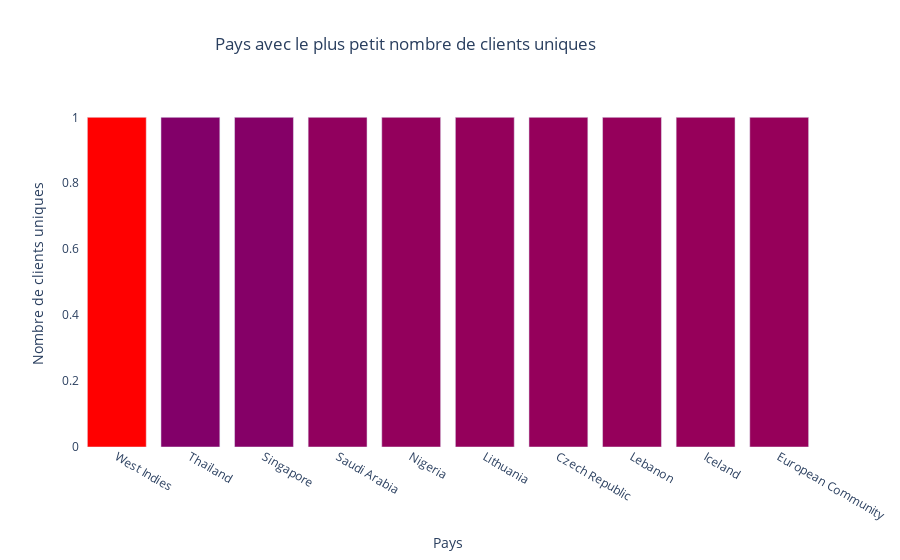

Write notebook code for a chart like this one.
### Code cell
fig = go.Figure(data=[
    go.Bar(name='Pays avec le plus petit nombre de clients uniques', 
           x=df_countries_customers_asc['Country'].astype(str), 
           y=df_countries_customers_asc['Customer Count'],
           marker_opacity=1,
           marker={'color': df_countries_customers_desc['Customer Count'],
                   'colorscale': 'Rainbow'}
          )
    ])

fig.update_layout(title='Pays avec le plus petit nombre de clients uniques',
                  title_x=0.45,
                  xaxis_title="Pays",
                  yaxis_title="Nombre de clients uniques",
                  plot_bgcolor='white')
fig.show()

### Figure 1 — Plotly figure (JSON) as saved in the notebook; plotly's stock layout.template omitted (floating-point values rounded to 4 significant figures)
{"data": [{"marker": {"color": [5410, 107, 95, 41, 29, 24, 23, 22, 19, 17], "colorscale": [[0, "rgb(150,0,90)"], [0.125, "rgb(0,0,200)"], [0.25, "rgb(0,25,255)"], [0.375, "rgb(0,152,255)"], [0.5, "rgb(44,255,150)"], [0.625, "rgb(151,255,0)"], [0.75, "rgb(255,234,0)"], [0.875, "rgb(255,111,0)"], [1, "rgb(255,0,0)"]], "opacity": 1}, "name": "Pays avec le plus petit nombre de clients uniques", "type": "bar", "x": ["West Indies", "Thailand", "Singapore", "Saudi Arabia", "Nigeria", "Lithuania", "Czech Republic", "Lebanon", "Iceland", "European Community"], "y": [1, 1, 1, 1, 1, 1, 1, 1, 1, 1]}], "layout": {"plot_bgcolor": "white", "title": {"text": "Pays avec le plus petit nombre de clients uniques", "x": 0.45}, "xaxis": {"title": {"text": "Pays"}}, "yaxis": {"title": {"text": "Nombre de clients uniques"}}}}
